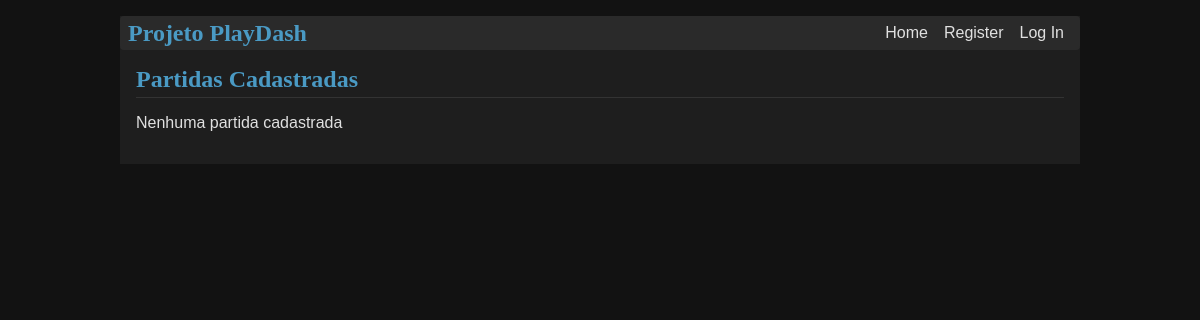
Before: /display_db/matches with the older database file.
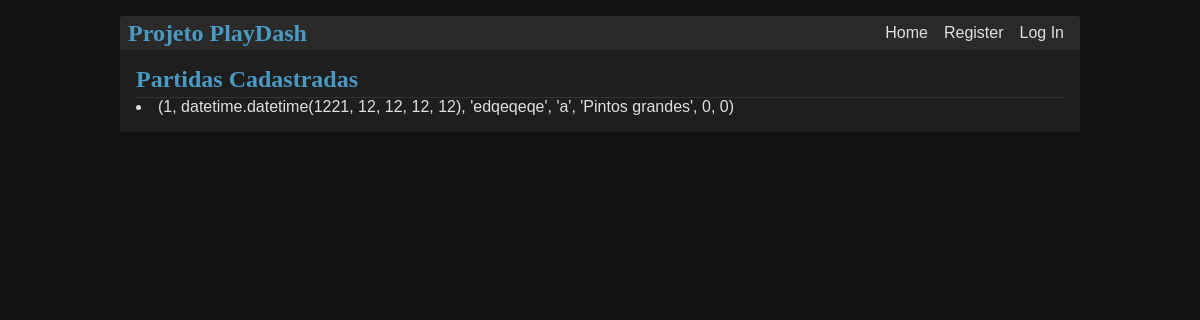
After: the same page with the newer database file.
### tables this page shows
CREATE TABLE partida (
    id_partida integer NOT NULL,
    data_horario timestamp without time zone NOT NULL,
    local_partida character varying(100) NOT NULL,
    time_casa_nome character varying(100) NOT NULL,
    time_visitante_nome character varying(100) NOT NULL,
    gols_casa integer NOT NULL DEFAULT 0,
    gols_visitante integer NOT NULL DEFAULT 0,

    CONSTRAINT partida_pkey PRIMARY KEY (id_partida),
    CONSTRAINT partida_time_casa_nome_fkey FOREIGN KEY (time_casa_nome) 
        REFERENCES "time"(nome_time),
    CONSTRAINT partida_time_visitante_nome_fkey FOREIGN KEY (time_visitante_nome) 
        REFERENCES "time"(nome_time)
);

### playdash/display_db.py (the view)
@bp.route('/matches', methods=('GET', 'POST'))
def display_matches():
    db = get_db()
    matches = db.execute(
        'SELECT * FROM partida'
    ).fetchall()
    return render_template('display_db/display_matches.html', matches=matches)

### playdash/auth.py (called while the page is built)
@bp.before_app_request
def load_logged_in_user():
    user_name = session.get('user_name')
    if user_name is None:
        g.user = None
    else:
        g.user = get_db().execute(
            'SELECT * FROM usuario WHERE nome_usuario = ?', (user_name,)
        ).fetchone()

### playdash/db.py (called while the page is built)
def get_db():
    if 'db' not in g:
        g.db = sqlite3.connect(
            current_app.config['DATABASE'],
            detect_types=sqlite3.PARSE_DECLTYPES
        )
        g.db.row_factory = sqlite3.Row
    return g.db

### playdash/templates/display_db/display_matches.html
{% extends 'base.html' %}
{% block header %}
    <h1>{% block title %}Partidas Cadastradas{% endblock %}</h1>
{% endblock %}
{% block content %}
    {% if matches %}
        {% for match in matches %}
            <li>{{  match['id_partida'],
                    match['data_horario'],
                    match['local_partida'],
                    match['time_casa_nome'],
                    match['time_visitante_nome'],
                    match['gols_casa'],
                    match['gols_visitante']
            }}</li>
        {% endfor %}
    {% else %}
        <p>Nenhuma partida cadastrada</p>
    {% endif %}
{% endblock %}

Changed rows visible on the page:
added partida: id_partida+data_horario+local_partida "(1, datetime.datetime(1221, 12, 12, 12, 12), 'edqeqeqe', 'a', 'Pintos grandes', 0, 0)"
Other visible differences:
text no longer shown: "Nenhuma partida cadastrada"
